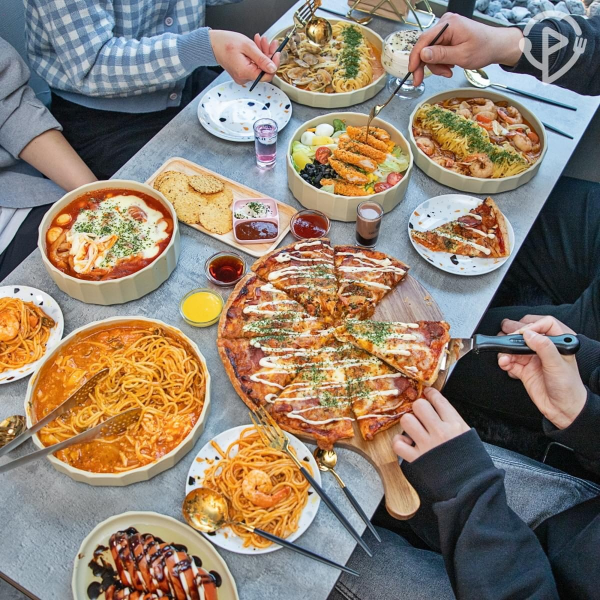
#> input picture Python/img/pizza.jpg, 1200 x 1200 px (shown at 1/2 size)
$ python resize_image.py img/pizza.jpg out.png 100 100
#> lines starting #> are read from the running program, lines starting #| are printed output that depends on the picture
import sys
import cv2

def resize_image(input_path, output_path, width, height):
    # load image
#> called with input_path = 'img/pizza.jpg', output_path = 'out.png', width = 100, height = 100
    img = cv2.imread(input_path)
#> img is the input picture: shape (1200, 1200, 3); mean B, G, R 111.2, 126.3, 140.7
    if img is None:
        raise ValueError("Can not read input_path {}".format(input_path))

    # resize image
    resizedImg = cv2.resize(img, (width ,height))
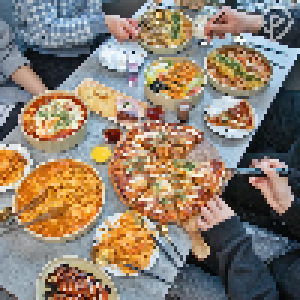
#> resizedImg: shape (100, 100, 3) (shown 3 times larger); mean B, G, R 111.3, 126.4, 140.9

    # save image into new file
    cv2.imwrite(output_path, resizedImg)

    # # show image
    # cv2.imshow("image", resizedImg)
    # cv2.waitKey()
    # cv2.destroyAllWindows()
    return 0


if __name__ == "__main__":
   input_path = sys.argv[1]
   output_path = sys.argv[2]
   width = int(sys.argv[3])
   height = int(sys.argv[4])

   resize_image(input_path, output_path, width, height)
